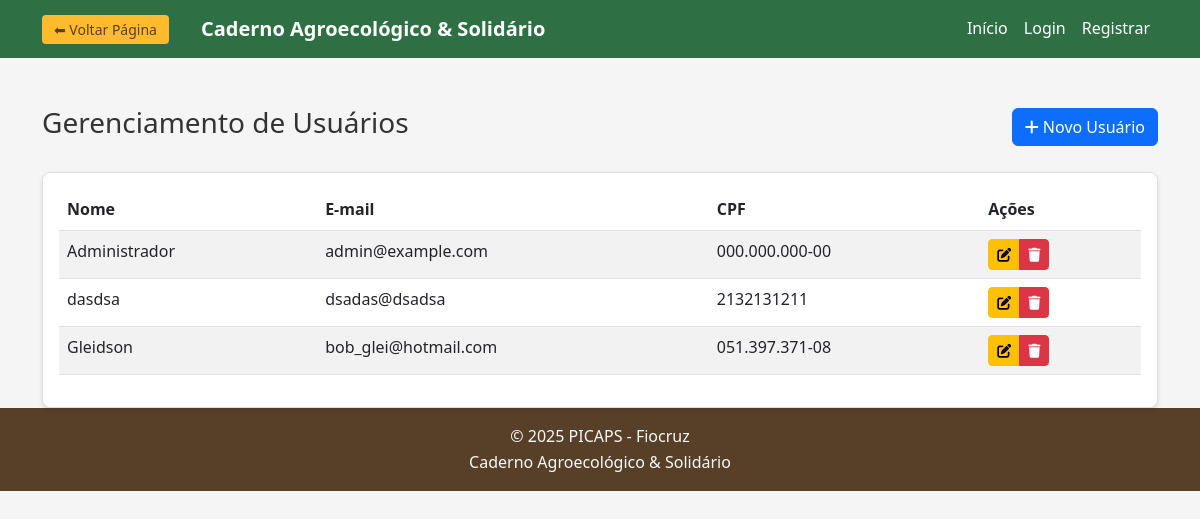
Page /cadastro.php on the earlier database version.
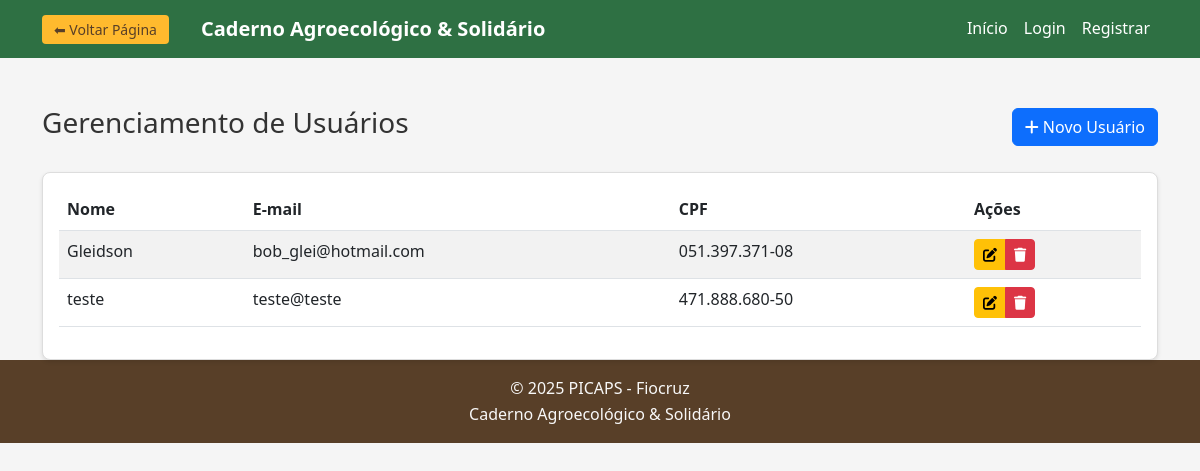
Same page on the later database version.
### tables this page shows
CREATE TABLE `usuarios` (
  `id` int(11) NOT NULL,
  `nome` varchar(100) NOT NULL,
  `cpf` varchar(14) NOT NULL,
  `data_nascimento` date NOT NULL,
  `email` varchar(100) DEFAULT NULL,
  `telefone` varchar(20) DEFAULT NULL,
  `endereco` text DEFAULT NULL,
  `data_cadastro` timestamp NOT NULL DEFAULT current_timestamp(),
  `senha` varchar(255) NOT NULL
);

### cadastro.php (the view, shortened to what this page needs)
<?php
include 'includes/conexao.php';
$stmt = $conexao->prepare("SELECT id, nome, email, cpf FROM usuarios ORDER BY nome");
$stmt->execute();
$usuarios = $stmt->get_result()->fetch_all(MYSQLI_ASSOC);
?>
<?php include 'includes/header.php'; ?>
<div class="container mt-5">
    <div class="d-flex justify-content-between align-items-center mb-4">
        <h3>Gerenciamento de Usuários</h3>
        <button class="btn btn-primary" onclick="mostrarFormulario('criar')">
            <i class="fas fa-plus"></i> Novo Usuário
        </button>
    </div>
    <div class="card">
        <div class="card-body">
            <div class="table-responsive">
                <table class="table table-striped">
                    <thead>
                        <tr>
                            <th>Nome</th>
                            <th>E-mail</th>
                            <th>CPF</th>
                            <th>Ações</th>
                        </tr>
                    </thead>
                    <tbody>
                        <?php foreach ($usuarios as $usuario): ?>
                            <tr>
                                <td><?= htmlspecialchars($usuario['nome']) ?></td>
                                <td><?= htmlspecialchars($usuario['email']) ?></td>
                                <td><?= htmlspecialchars($usuario['cpf']) ?></td>
                                <td>
                                    <div class="btn-group btn-group-sm">
                                        <a href="?acao=editar&id=<?= $usuario['id'] ?>" class="btn btn-warning">
                                            <i class="fas fa-edit"></i>
                                        </a>
                                        <a href="?acao=excluir&id=<?= $usuario['id'] ?>" class="btn btn-danger"
                                           onclick="return confirm('Tem certeza que deseja excluir este usuário?')">
                                            <i class="fas fa-trash"></i>
                                        </a>
                                    </div>
                                </td>
                            </tr>
                        <?php endforeach; ?>
                    </tbody>
                </table>
            </div>
        </div>
    </div>
</div>
<?php include 'includes/footer.php'; ?>

Differences in the rows shown:
removed usuarios: nome "Administrador", email "admin@example.com", cpf "000.000.000-00"
removed usuarios: nome "dasdsa", email "dsadas@dsadsa", cpf "2132131211"
added usuarios: nome "teste", email "teste@teste", cpf "471.888.680-50"
